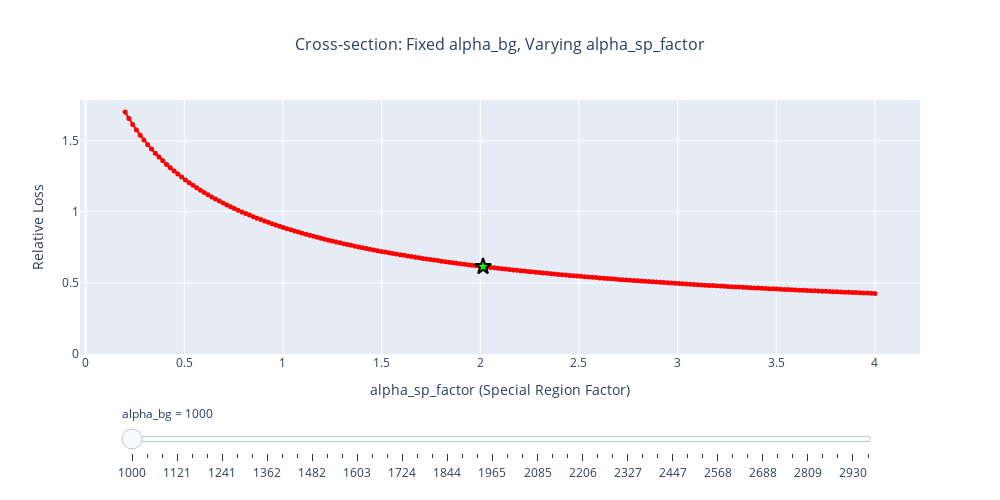

The notebook cell this image was saved under:
### Code cell
# Calculate global y-axis range for consistent scaling across all 2D plots
y_min = np.nanmin(relative_loss)
y_max = np.nanmax(relative_loss)
y_range = [y_min * 0.95, y_max * 1.05]  # Add 5% padding

# Create frames for horizontal cross-sections (varying alpha_sp_factor)
frames_horiz = []
slider_steps_horiz = []

sampled_indices_horiz = list(range(0, len(alpha_bg_values), max(1, len(alpha_bg_values)//50)))

for idx, i in enumerate(sampled_indices_horiz):
    frame_data = [
        go.Scatter(
            x=alpha_sp_factors,
            y=relative_loss[i, :],
            mode='lines+markers',
            line=dict(color='red', width=2),
            marker=dict(size=5),
            name=f'alpha_bg = {alpha_bg_values[i]:.2f}'
        ),
        go.Scatter(
            x=[alpha_sp_factors[min_idx[1]]],
            y=[relative_loss[i, min_idx[1]]],
            mode='markers',
            marker=dict(size=12, color='lime', symbol='star', 
                       line=dict(width=2, color='black')),
            name='Optimal alpha_sp_factor',
            showlegend=False
        )
    ]
    
    frames_horiz.append(go.Frame(data=frame_data, name=str(idx)))
    
    slider_steps_horiz.append({
        "args": [[str(idx)], {"frame": {"duration": 0, "redraw": True}, "mode": "immediate"}],
        "label": f"{alpha_bg_values[i]:.0f}",
        "method": "animate"
    })

# Create figure for horizontal cross-sections
fig_horiz = go.Figure(
    data=frames_horiz[0].data,
    frames=frames_horiz
)

# Update layout
fig_horiz.update_layout(
    title=dict(
        text='Cross-section: Fixed alpha_bg, Varying alpha_sp_factor',
        x=0.5,
        xanchor='center',
        font=dict(size=16)
    ),
    xaxis=dict(
        title='alpha_sp_factor (Special Region Factor)'
    ),
    yaxis=dict(
        title='Relative Loss',
        range=y_range
    ),
    width=1000,
    height=500,
    showlegend=False,
    sliders=[{
        "active": 0,
        "yanchor": "top",
        "y": -0.15,
        "xanchor": "left",
        "currentvalue": {
            "prefix": "alpha_bg = ",
            "visible": True,
            "xanchor": "left"
        },
        "transition": {"duration": 0},
        "pad": {"b": 10, "t": 10},
        "len": 0.9,
        "x": 0.05,
        "steps": slider_steps_horiz
    }]
)

fig_horiz.show()

### Figure 1 — Plotly figure (JSON) as saved in the notebook; plotly's stock layout.template omitted (floating-point values rounded to 4 significant figures; data arrays with more than 128 entries replaced by an {"elided": "..."} marker saying what was removed)
{"data": [{"line": {"color": "red", "width": 2}, "marker": {"size": 5}, "mode": "lines+markers", "name": "alpha_bg = 1000.00", "type": "scatter", "x": {"elided": "200 float values"}, "y": {"elided": "200 float values"}}, {"marker": {"color": "lime", "line": {"color": "black", "width": 2}, "size": 12, "symbol": "star"}, "mode": "markers", "name": "Optimal alpha_sp_factor", "showlegend": false, "type": "scatter", "x": [2.014], "y": [0.615]}], "layout": {"height": 500, "showlegend": false, "sliders": [{"active": 0, "currentvalue": {"prefix": "alpha_bg = ", "visible": true, "xanchor": "left"}, "len": 0.9, "pad": {"b": 10, "t": 10}, "steps": [{"args": [["0"], {"frame": {"duration": 0, "redraw": true}, "mode": "immediate"}], "label": "1000", "method": "animate"}, {"args": [["1"], {"frame": {"duration": 0, "redraw": true}, "mode": "immediate"}], "label": "1040", "method": "animate"}, {"args": [["2"], {"frame": {"duration": 0, "redraw": true}, "mode": "immediate"}], "label": "1080", "method": "animate"}, {"args": [["3"], {"frame": {"duration": 0, "redraw": true}, "mode": "immediate"}], "label": "1121", "method": "animate"}, {"args": [["4"], {"frame": {"duration": 0, "redraw": true}, "mode": "immediate"}], "label": "1161", "method": "animate"}, {"args": [["5"], {"frame": {"duration": 0, "redraw": true}, "mode": "immediate"}], "label": "1201", "method": "animate"}, {"args": [["6"], {"frame": {"duration": 0, "redraw": true}, "mode": "immediate"}], "label": "1241", "method": "animate"}, {"args": [["7"], {"frame": {"duration": 0, "redraw": true}, "mode": "immediate"}], "label": "1281", "method": "animate"}, {"args": [["8"], {"frame": {"duration": 0, "redraw": true}, "mode": "immediate"}], "label": "1322", "method": "animate"}, {"args": [["9"], {"frame": {"duration": 0, "redraw": true}, "mode": "immediate"}], "label": "1362", "method": "animate"}, {"args": [["10"], {"frame": {"duration": 0, "redraw": true}, "mode": "immediate"}], "label": "1402", "method": "animate"}, {"args": [["11"], {"frame": {"duration": 0, "redraw": true}, "mode": "immediate"}], "label": "1442", "method": "animate"}, {"args": [["12"], {"frame": {"duration": 0, "redraw": true}, "mode": "immediate"}], "label": "1482", "method": "animate"}, {"args": [["13"], {"frame": {"duration": 0, "redraw": true}, "mode": "immediate"}], "label": "1523", "method": "animate"}, {"args": [["14"], {"frame": {"duration": 0, "redraw": true}, "mode": "immediate"}], "label": "1563", "method": "animate"}, {"args": [["15"], {"frame": {"duration": 0, "redraw": true}, "mode": "immediate"}], "label": "1603", "method": "animate"}, {"args": [["16"], {"frame": {"duration": 0, "redraw": true}, "mode": "immediate"}], "label": "1643", "method": "animate"}, {"args": [["17"], {"frame": {"duration": 0, "redraw": true}, "mode": "immediate"}], "label": "1683", "method": "animate"}, {"args": [["18"], {"frame": {"duration": 0, "redraw": true}, "mode": "immediate"}], "label": "1724", "method": "animate"}, {"args": [["19"], {"frame": {"duration": 0, "redraw": true}, "mode": "immediate"}], "label": "1764", "method": "animate"}, {"args": [["20"], {"frame": {"duration": 0, "redraw": true}, "mode": "immediate"}], "label": "1804", "method": "animate"}, {"args": [["21"], {"frame": {"duration": 0, "redraw": true}, "mode": "immediate"}], "label": "1844", "method": "animate"}, {"args": [["22"], {"frame": {"duration": 0, "redraw": true}, "mode": "immediate"}], "label": "1884", "method": "animate"}, {"args": [["23"], {"frame": {"duration": 0, "redraw": true}, "mode": "immediate"}], "label": "1925", "method": "animate"}, {"args": [["24"], {"frame": {"duration": 0, "redraw": true}, "mode": "immediate"}], "label": "1965", "method": "animate"}, {"args": [["25"], {"frame": {"duration": 0, "redraw": true}, "mode": "immediate"}], "label": "2005", "method": "animate"}, {"args": [["26"], {"frame": {"duration": 0, "redraw": true}, "mode": "immediate"}], "label": "2045", "method": "animate"}, {"args": [["27"], {"frame": {"duration": 0, "redraw": true}, "mode": "immediate"}], "label": "2085", "method": "animate"}, {"args": [["28"], {"frame": {"duration": 0, "redraw": true}, "mode": "immediate"}], "label": "2126", "method": "animate"}, {"args": [["29"], {"frame": {"duration": 0, "redraw": true}, "mode": "immediate"}], "label": "2166", "method": "animate"}, {"args": [["30"], {"frame": {"duration": 0, "redraw": true}, "mode": "immediate"}], "label": "2206", "method": "animate"}, {"args": [["31"], {"frame": {"duration": 0, "redraw": true}, "mode": "immediate"}], "label": "2246", "method": "animate"}, {"args": [["32"], {"frame": {"duration": 0, "redraw": true}, "mode": "immediate"}], "label": "2286", "method": "animate"}, {"args": [["33"], {"frame": {"duration": 0, "redraw": true}, "mode": "immediate"}], "label": "2327", "method": "animate"}, {"args": [["34"], {"frame": {"duration": 0, "redraw": true}, "mode": "immediate"}], "label": "2367", "method": "animate"}, {"args": [["35"], {"frame": {"duration": 0, "redraw": true}, "mode": "immediate"}], "label": "2407", "method": "animate"}, {"args": [["36"], {"frame": {"duration": 0, "redraw": true}, "mode": "immediate"}], "label": "2447", "method": "animate"}, {"args": [["37"], {"frame": {"duration": 0, "redraw": true}, "mode": "immediate"}], "label": "2487", "method": "animate"}, {"args": [["38"], {"frame": {"duration": 0, "redraw": true}, "mode": "immediate"}], "label": "2528", "method": "animate"}, {"args": [["39"], {"frame": {"duration": 0, "redraw": true}, "mode": "immediate"}], "label": "2568", "method": "animate"}, {"args": [["40"], {"frame": {"duration": 0, "redraw": true}, "mode": "immediate"}], "label": "2608", "method": "animate"}, {"args": [["41"], {"frame": {"duration": 0, "redraw": true}, "mode": "immediate"}], "label": "2648", "method": "animate"}, {"args": [["42"], {"frame": {"duration": 0, "redraw": true}, "mode": "immediate"}], "label": "2688", "method": "animate"}, {"args": [["43"], {"frame": {"duration": 0, "redraw": true}, "mode": "immediate"}], "label": "2729", "method": "animate"}, {"args": [["44"], {"frame": {"duration": 0, "redraw": true}, "mode": "immediate"}], "label": "2769", "method": "animate"}, {"args": [["45"], {"frame": {"duration": 0, "redraw": true}, "mode": "immediate"}], "label": "2809", "method": "animate"}, {"args": [["46"], {"frame": {"duration": 0, "redraw": true}, "mode": "immediate"}], "label": "2849", "method": "animate"}, {"args": [["47"], {"frame": {"duration": 0, "redraw": true}, "mode": "immediate"}], "label": "2889", "method": "animate"}, {"args": [["48"], {"frame": {"duration": 0, "redraw": true}, "mode": "immediate"}], "label": "2930", "method": "animate"}, {"args": [["49"], {"frame": {"duration": 0, "redraw": true}, "mode": "immediate"}], "label": "2970", "method": "animate"}], "transition": {"duration": 0}, "x": 0.05, "xanchor": "left", "y": -0.15, "yanchor": "top"}], "title": {"font": {"size": 16}, "text": "Cross-section: Fixed alpha_bg, Varying alpha_sp_factor", "x": 0.5, "xanchor": "center"}, "width": 1000, "xaxis": {"title": {"text": "alpha_sp_factor (Special Region Factor)"}}, "yaxis": {"range": [1.311e-07, 1.786], "title": {"text": "Relative Loss"}}}}
